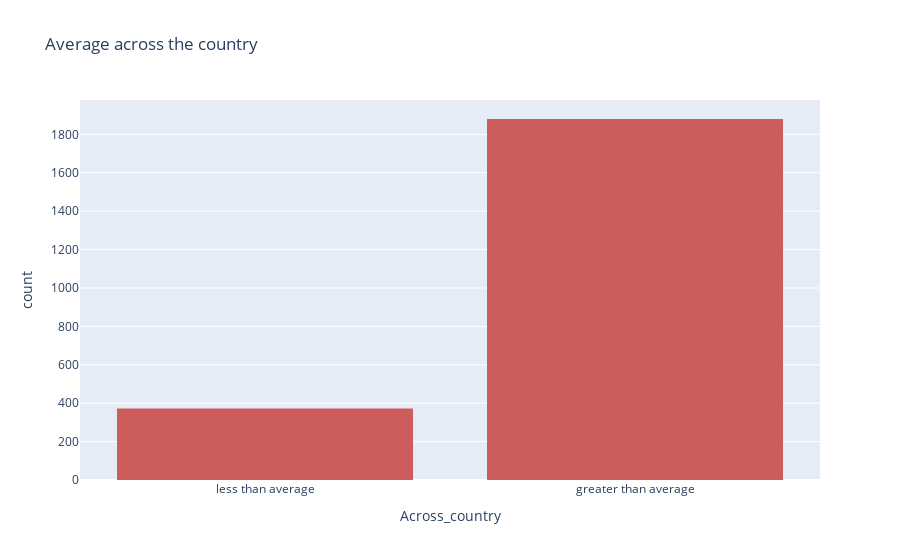

The code cell stored with this chart in its notebook:
### Markdown cell above
### Let's look at the some of the information we can get from above table:
1. Average min salary of data analysit is 54 -> 52 is an average salary in the US
2. Average rating is around 3.7
3. Average salary of data analysit is 72 -> but it deviates a lot min = 33.5 , max = 150

### Code cell
px.histogram(df_a, x = 'Across_country',
                  title = 'Average across the country',
                  color_discrete_sequence = ['indianred'])

### Figure 1 — Plotly figure (JSON) as saved in the notebook; plotly's stock layout.template omitted (floating-point values rounded to 4 significant figures; data arrays with more than 128 entries replaced by an {"elided": "..."} marker saying what was removed)
{"data": [{"alignmentgroup": "True", "bingroup": "x", "hovertemplate": "Across_country=%{x}<br>count=%{y}<extra></extra>", "legendgroup": "", "marker": {"color": "indianred", "pattern": {"shape": ""}}, "name": "", "offsetgroup": "", "orientation": "v", "showlegend": false, "type": "histogram", "x": {"elided": "2252 str values"}, "xaxis": "x", "yaxis": "y"}], "layout": {"barmode": "relative", "legend": {"tracegroupgap": 0}, "title": {"text": "Average across the country"}, "xaxis": {"anchor": "y", "domain": [0, 1], "title": {"text": "Across_country"}}, "yaxis": {"anchor": "x", "domain": [0, 1], "title": {"text": "count"}}}}
